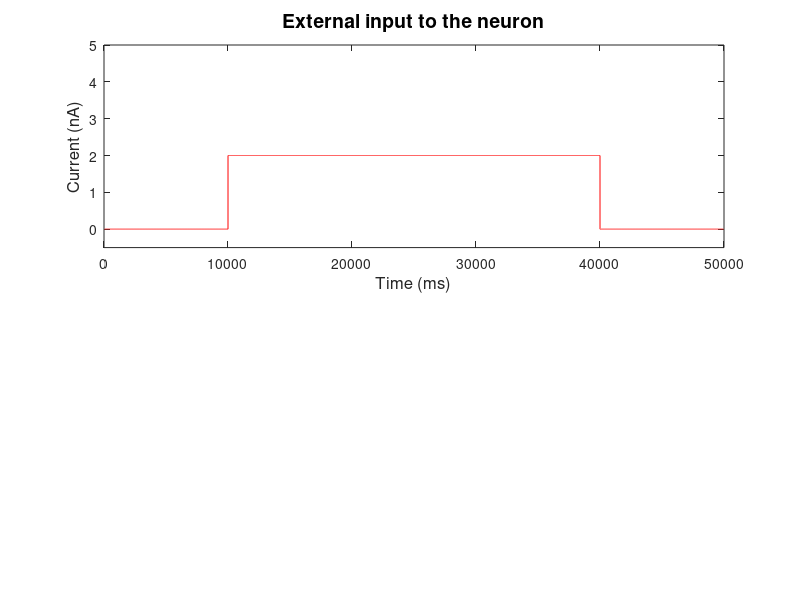

MATLAB code to generate this figure: (Note: this script raises an error after producing the figure.)
%% The Izhikevich Model

%% 2. Integrate-and-fire neurons

% The work in this section is based on Chapter 5 of Dayan and Abbott. The
% following tutorial is also useful:
% http://neuroscience.ucdavis.edu/goldman/Tutorials_files/Integrate%26Fire.pdf

% Parameters provided
E_L = -65; % resting potential of the model cell
R_m = 90; % total membrane resistance
tau_M = 30; % membrane time constant
V_thresh = -50; % threshold for activation of an action potential
V_reset = -65; % value to which the potential is reset following a spike

a = 0.02; % recovery time scale variable
b = 0.2; % sensitivity variable
d = 2; % after spike reset


% The simulation will last 500ms
dt = 0.01; % length of time step (ms)
simLength = 500/dt; % number of steps in simulation 

% From Dayan and Abbott, p164, 2nA would be a reasonable current pulse
I_e = 2;
I = [zeros(1,0.2*simLength) I_e*ones(1,0.6*simLength) zeros(1,0.2*simLength)];

% We use time steps of 1 ms
timesteps = 0:simLength;

% We want to record the membrane potential, V, for the requisite period,
% assuming that its initial value is equal to the resting potential
V = zeros(1,simLength);
V(1) = E_L;

% First we see how the resting membrane potential would change without
% spiking...
for i=1:simLength
    V(i+1) = E_L + R_m*I(i) + (V(i) - E_L - R_m*I(i))*exp(-dt/tau_M); % update rule is equation 5.9 on D&A p164
end

% ...plotting the results
subThreshVoltageTrace = figure;
subplot(2,1,1)
plot(I,'r')
title('External input to the neuron','FontSize',14)
xlabel('Time (ms)','FontSize',12)
ylabel('Current (nA)','FontSize',12)
axis([0 simLength -0.5 5])
vals = get(gca,'XTick');
set(gca,'XTickLabels',vals*dt) % adjust the scale of the graph to account for the size of the time steps
subplot(2,1,2)
plot(V)
xlim([0 simLength])
vals = get(gca,'XTick'); 
set(gca,'XTickLabels',vals*dt) % adjust the scale of the graph to account for the size of the time steps
title('Change in resting membrane potential (no spiking)','FontSize',14)
xlabel('Time (ms)','FontSize',12)
ylabel('Membrane potential (mV)','FontSize',12)
saveas(gcf, '/Users/JGRaymond/Documents/UniversityTeaching/CCN/LabSolutions/Lab2Report/subThreshVoltage.png', 'png')


% Next we see what happens when we add spiking...
V_spk = zeros(1,simLength);
V_spk(1) = E_L;
V_max = 30; % we use a trick from the ucdavies tutorial to get nicer plots; first set a V_{max} for spikes
V_plot = V_spk; % next make a copy of the vector where we record voltage values
for i=1:simLength
    V_spk(i+1) = E_L + R_m*I(i) + (V_spk(i) - E_L - R_m*I(i))*exp(-dt/tau_M); % update rule is still equation 5.9 on D&A p164
    if (V_spk(i+1) > V_thresh) %cell spiked
        V_spk(i+1) = V_reset; %set voltage back to V_reset
        V_plot(i+1) = V_max; % if we have crossed the threshold value, plot a spike at the chosen maximum membrane potential
    else
        V_plot(i+1) = V_spk(i+1);
    end
end

% ...plotting the results for this as well (note that without the plotting 
% trick the graph would never get above -50 mV)
voltageTraceWithSpks = figure;
subplot(2,1,1)
plot(I,'r')
title('External input to the neuron','FontSize',14)
xlabel('Time (ms)','FontSize',12)
ylabel('Current (nA)','FontSize',12)
axis([0 simLength -0.5 5])
vals = get(gca,'XTick');
set(gca,'XTickLabels',vals*dt)
subplot(2,1,2)
plot(V_plot)
xlim([0 simLength])
vals = get(gca,'XTick');
set(gca,'XTickLabels',vals*dt)
title('Change in resting membrane potential (spiking)','FontSize',14)
xlabel('Time (ms)','FontSize',12)
ylabel('Membrane potential (mV)','FontSize',12)
saveas(gcf, '/Users/JGRaymond/Documents/UniversityTeaching/CCN/LabSolutions/Lab2Report/spikingVoltage.png', 'png')


% We can work out the firing rate using equation 5.11 from p164 of D&A 
% (note that we multiply the results by 1000 to go from mHz to Hz)
r_isi = 1000*(1/(tau_M*log((R_m*I_e + E_L - V_reset)/(R_m*I_e + E_L - V_thresh))));

% Aside: how does this the output of the simulation compare to this? Does 
% the performance of the simulation improve if you reduce the length of the 
% time steps?
r_sim = length(find(V_plot>0))*(10/3); % spike rate during stimulation in simulated data

% For a range of input values, we obtain...
inputs = 0:0.1:2;
rates = zeros(length(inputs));
for i=1:length(inputs)
    if R_m*inputs(i) > V_thresh - E_L % note that there is a condition that must be satisfied for the equation to hold
        rates(i) = 1000*(1/(tau_M.*log((R_m*inputs(i) + E_L - V_reset)/(R_m*inputs(i) + E_L - V_thresh))));
    end
end

% ... which accurately reproduces the graph from p165 of Dayan and Abbott
rateVsCurrent = figure;
plot(inputs,rates,'k')
title('Interspike-interval firing rate as a function of current','FontSize',14)
xlabel('I_{e} (nA)','FontSize',12)
ylabel('r_{ISI} (Hz)','FontSize',12)
saveas(gcf, '/Users/JGRaymond/Documents/UniversityTeaching/CCN/LabSolutions/Lab2Report/ratesVsCurrents.png', 'png')

% We now add spike rate adaptation, which will involve solving the equation
% numerically. For an example of how to do this, see:
% http://people.brandeis.edu/~pmiller/COMP_NEURO/MATLAB/SRA_tref_LIF.m
V_spkadp = zeros(1,simLength);
gsra = zeros(1,simLength);
tau_sra = 100; % time constant for spike rate adaptation from Figure 1(C) 
E_K = -70;
V_spkadp(1) = E_L;
gsra(1) = 0; % initial spike rate adaptation is 0
V_max = 30; % we use a trick from the ucdavies tutorial to get nicer plots; first set a V_{max} for spikes
V_adpplot = V_spkadp; % next make a copy of the vector where we record voltage values
for i=1:simLength
    V_spkadp(i+1) = V_spkadp(i) + dt/tau_M*(E_L-V_spkadp(i)-gsra(i)*(V_spkadp(i)-E_K)+R_m*I(i)); % numerical solution to membrane potential equation 
    if (V_spkadp(i+1) > V_thresh) %cell spiked
        V_spkadp(i+1) = V_reset; %set voltage back to V_reset
        V_adpplot(i+1) = V_max; % if we have crossed the threshold value, plot a spike at the chosen maximum membrane potential
        gsra(i+1) = gsra(i) + 0.06; % whenever the neuron fires a spike we increase the hyperpolarizing current due to spike rate adaptation
    else
        V_adpplot(i+1) = V_spkadp(i+1);
        gsra(i+1) = gsra(i)+dt/tau_sra*-1*gsra(i); % numerical solution to spike rate adaptation equation
    end
end

% We want to check how things change. There are a couple of ways of doing
% this...

% Does spike-rate adaptation slow down the firing rate? It probably
% should...
r_simadp = length(find(V_adpplot>0))*(10/3);

fprintf('\nSpike rate adaptation reduced the firing rate by %4.2f Hz.', r_sim-r_simadp)

% And it should also have an effect on the ISIs...
spikeTimesNoAdap = dt*find(V_plot>0);
spikeTimesAdap = dt*find(V_adpplot>0);

spikeTimesAdapVsNoAdap = figure;
plot(1:length(find(V_adpplot>0))-1,diff(spikeTimesAdap),'r')
hold on
plot(1:length(find(V_plot>0))-1,diff(spikeTimesNoAdap),'b')
title('Evolution of ISIs with and without spike rate adaptation','FontSize',14)
xlabel('Spike Count','FontSize',12)
ylabel('ISI (ms)','FontSize',12)
saveas(gcf, '/Users/JGRaymond/Documents/UniversityTeaching/CCN/LabSolutions/Lab2Report/adaptationISIs.png', 'png')

voltageTraceAdp = figure;
subplot(2,1,1)
plot(I,'r')
title('External input to the neuron','FontSize',14)
xlabel('Time (ms)','FontSize',12)
ylabel('Current (nA)','FontSize',12)
axis([0 simLength -0.5 5])
vals = get(gca,'XTick');
set(gca,'XTickLabels',vals*dt)
subplot(2,1,2)
plot(V_adpplot)
xlim([0 simLength])
vals = get(gca,'XTick');
set(gca,'XTickLabels',vals*dt)
title('Change in resting membrane potential with spike rate adaptation','FontSize',14)
xlabel('Time (ms)','FontSize',12)
ylabel('Membrane potential (mV)','FontSize',12)
saveas(gcf, '/Users/JGRaymond/Documents/UniversityTeaching/CCN/LabSolutions/Lab2Report/adaptationVoltage.png', 'png')